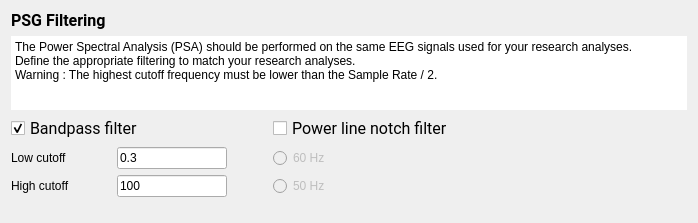
<?xml version="1.0" encoding="UTF-8"?>
<ui version="4.0">
 <class>FilterStep</class>
 <widget class="QWidget" name="FilterStep">
  <property name="geometry">
   <rect>
    <x>0</x>
    <y>0</y>
    <width>698</width>
    <height>223</height>
   </rect>
  </property>
  <property name="windowTitle">
   <string/>
  </property>
  <property name="styleSheet">
   <string>font: 12pt &quot;Roboto&quot;;</string>
  </property>
  <layout class="QVBoxLayout" name="verticalLayout">
   <item>
    <widget class="QLabel" name="label_2">
     <property name="maximumSize">
      <size>
       <width>16777215</width>
       <height>22</height>
      </size>
     </property>
     <property name="font">
      <font>
       <family>Roboto</family>
       <pointsize>12</pointsize>
       <weight>50</weight>
       <italic>false</italic>
       <bold>false</bold>
      </font>
     </property>
     <property name="text">
      <string>&lt;html&gt;&lt;head/&gt;&lt;body&gt;&lt;p&gt;&lt;span style=&quot; font-weight:600;&quot;&gt;PSG Filtering&lt;/span&gt;&lt;/p&gt;&lt;/body&gt;&lt;/html&gt;</string>
     </property>
    </widget>
   </item>
   <item>
    <widget class="QPlainTextEdit" name="textBrowser">
     <property name="maximumSize">
      <size>
       <width>16777215</width>
       <height>100</height>
      </size>
     </property>
     <property name="frameShape">
      <enum>QFrame::HLine</enum>
     </property>
     <property name="frameShadow">
      <enum>QFrame::Plain</enum>
     </property>
     <property name="lineWidth">
      <number>0</number>
     </property>
     <property name="readOnly">
      <bool>true</bool>
     </property>
     <property name="plainText">
      <string>The Power Spectral Analysis (PSA) should be performed on the same EEG signals used for your research analyses. 
Define the appropriate filtering to match your research analyses.
Warning : The highest cutoff frequency must be lower than the Sample Rate / 2.</string>
     </property>
    </widget>
   </item>
   <item>
    <layout class="QGridLayout" name="gridLayout">
     <item row="0" column="0" colspan="2">
      <widget class="QCheckBox" name="bp_checkBox">
       <property name="font">
        <font>
         <family>Roboto</family>
         <pointsize>12</pointsize>
         <weight>50</weight>
         <italic>false</italic>
         <bold>false</bold>
        </font>
       </property>
       <property name="text">
        <string>Bandpass filter</string>
       </property>
       <property name="checked">
        <bool>true</bool>
       </property>
      </widget>
     </item>
     <item row="0" column="3">
      <widget class="QCheckBox" name="notch_checkBox">
       <property name="font">
        <font>
         <family>Roboto</family>
         <pointsize>12</pointsize>
         <weight>50</weight>
         <italic>false</italic>
         <bold>false</bold>
        </font>
       </property>
       <property name="text">
        <string>Power line notch filter</string>
       </property>
      </widget>
     </item>
     <item row="1" column="0">
      <widget class="QLabel" name="label">
       <property name="minimumSize">
        <size>
         <width>80</width>
         <height>0</height>
        </size>
       </property>
       <property name="maximumSize">
        <size>
         <width>100</width>
         <height>16777215</height>
        </size>
       </property>
       <property name="text">
        <string>Low cutoff</string>
       </property>
      </widget>
     </item>
     <item row="1" column="1">
      <widget class="QLineEdit" name="low_cutoff_lineEdit">
       <property name="maximumSize">
        <size>
         <width>110</width>
         <height>16777215</height>
        </size>
       </property>
       <property name="toolTip">
        <string>Edit the low cutoff frequency in Hz (i.e. 0.3).</string>
       </property>
       <property name="text">
        <string>0.3</string>
       </property>
      </widget>
     </item>
     <item row="1" column="3">
      <widget class="QRadioButton" name="radioButton_60Hz">
       <property name="enabled">
        <bool>false</bool>
       </property>
       <property name="text">
        <string>60 Hz</string>
       </property>
      </widget>
     </item>
     <item row="2" column="0">
      <widget class="QLabel" name="label_6">
       <property name="minimumSize">
        <size>
         <width>80</width>
         <height>0</height>
        </size>
       </property>
       <property name="maximumSize">
        <size>
         <width>100</width>
         <height>16777215</height>
        </size>
       </property>
       <property name="text">
        <string>High cutoff</string>
       </property>
      </widget>
     </item>
     <item row="2" column="1">
      <widget class="QLineEdit" name="high_cutoff_lineEdit">
       <property name="maximumSize">
        <size>
         <width>110</width>
         <height>16777215</height>
        </size>
       </property>
       <property name="toolTip">
        <string>Edit the high cutoff frequency in Hz (i.e. 100).</string>
       </property>
       <property name="text">
        <string>100</string>
       </property>
      </widget>
     </item>
     <item row="2" column="2">
      <spacer name="horizontalSpacer_2">
       <property name="orientation">
        <enum>Qt::Horizontal</enum>
       </property>
       <property name="sizeType">
        <enum>QSizePolicy::Fixed</enum>
       </property>
       <property name="sizeHint" stdset="0">
        <size>
         <width>40</width>
         <height>20</height>
        </size>
       </property>
      </spacer>
     </item>
     <item row="2" column="3">
      <widget class="QRadioButton" name="radioButton_50Hz">
       <property name="enabled">
        <bool>false</bool>
       </property>
       <property name="text">
        <string>50 Hz</string>
       </property>
      </widget>
     </item>
    </layout>
   </item>
   <item>
    <spacer name="verticalSpacer">
     <property name="orientation">
      <enum>Qt::Vertical</enum>
     </property>
     <property name="sizeHint" stdset="0">
      <size>
       <width>20</width>
       <height>40</height>
      </size>
     </property>
    </spacer>
   </item>
  </layout>
 </widget>
 <resources>
  <include location="../../../../../scinodes_poc/src/main/python/ui/themes/themes.qrc"/>
 </resources>
 <connections>
  <connection>
   <sender>bp_checkBox</sender>
   <signal>clicked()</signal>
   <receiver>FilterStep</receiver>
   <slot>update_filter_settings_slot()</slot>
   <hints>
    <hint type="sourcelabel">
     <x>117</x>
     <y>124</y>
    </hint>
    <hint type="destinationlabel">
     <x>348</x>
     <y>111</y>
    </hint>
   </hints>
  </connection>
  <connection>
   <sender>notch_checkBox</sender>
   <signal>clicked()</signal>
   <receiver>FilterStep</receiver>
   <slot>update_filter_settings_slot()</slot>
   <hints>
    <hint type="sourcelabel">
     <x>482</x>
     <y>124</y>
    </hint>
    <hint type="destinationlabel">
     <x>348</x>
     <y>111</y>
    </hint>
   </hints>
  </connection>
  <connection>
   <sender>radioButton_50Hz</sender>
   <signal>clicked()</signal>
   <receiver>FilterStep</receiver>
   <slot>update_filter_settings_slot()</slot>
   <hints>
    <hint type="sourcelabel">
     <x>482</x>
     <y>175</y>
    </hint>
    <hint type="destinationlabel">
     <x>348</x>
     <y>111</y>
    </hint>
   </hints>
  </connection>
  <connection>
   <sender>radioButton_60Hz</sender>
   <signal>clicked()</signal>
   <receiver>FilterStep</receiver>
   <slot>update_filter_settings_slot()</slot>
   <hints>
    <hint type="sourcelabel">
     <x>482</x>
     <y>149</y>
    </hint>
    <hint type="destinationlabel">
     <x>348</x>
     <y>111</y>
    </hint>
   </hints>
  </connection>
 </connections>
 <slots>
  <slot>update_filter_settings_slot()</slot>
 </slots>
</ui>
